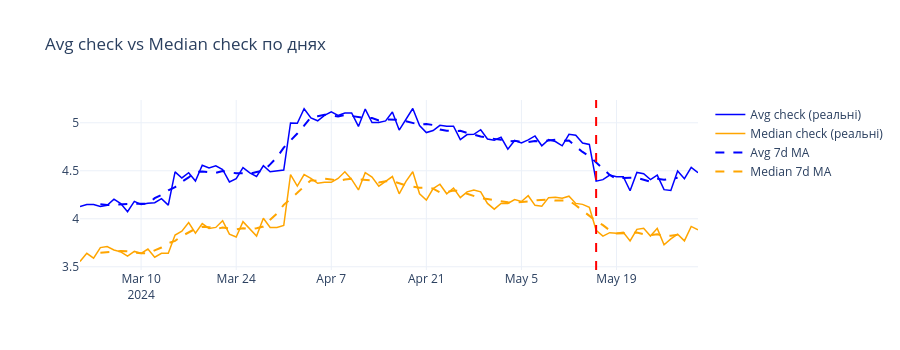

Here is the notebook cell this chart was saved with:
### Markdown cell above
## Крок 3 — Денна виручка, конверсія, медіана чека

**Що робимо:**
- рахуємо денну виручку з `p_ok` (тільки success)
- рахуємо денні спроби та успіхи з `p` (всі транзакції) → conversion
- додаємо медіану чека по дню (стійкіша до викидів ніж середнє)
- додаємо 7-денне ковзне середнє для згладжування шуму

**Чому медіана а не середнє:**
`amount_original` від 0.82 до 44.89 — є викиди зверху.
Медіана не тягнеться за ними і краще відображає типову транзакцію.

**Що бачимо після 16 травня:**
- Conversion: падає з ~63.8% до ~59.7% і не відновлюється
- Median check: просідає — великі платежі стали частіше фейлитись
- Revenue/day: падає з ~8,900 до ~7,600

### Code cell
# Денна виручка
daily_rev = p_ok.groupby('date')['amount_original'].sum().reset_index(name='revenue')

# Денні спроби та успіхи (з повного датасету)
daily_all = p.groupby('date').agg(
    total=('id_order','count'),
    success=('status', lambda x: (x=='success').sum())
).reset_index()
daily_all['conversion'] = daily_all['success'] / daily_all['total']

# Медіана чека по дню
daily_median = p_ok.groupby('date')['amount_original'].median().reset_index(name='median_check')

# Джойн
daily = daily_rev.merge(daily_all, on='date').sort_values('date')
daily = daily.merge(daily_median, on='date')

# Avg check для порівняння з медіаною
daily['avg_check'] = daily['revenue'] / daily['success']

print(daily[['date','revenue','conversion','avg_check','median_check']].tail(20).to_string())

# Графік avg vs median check
fig = go.Figure()

fig.add_trace(go.Scatter(
    x=daily['date'], y=daily['avg_check'],
    name='Avg check (реальні)', line=dict(color='blue', width=1.5)
))
fig.add_trace(go.Scatter(
    x=daily['date'], y=daily['median_check'],
    name='Median check (реальні)', line=dict(color='orange', width=1.5)
))

# MA тільки на графіку, не зберігаємо в daily
fig.add_trace(go.Scatter(
    x=daily['date'],
    y=daily['avg_check'].rolling(7, center=True).mean(),
    name='Avg 7d MA', line=dict(color='blue', width=2, dash='dash')
))
fig.add_trace(go.Scatter(
    x=daily['date'],
    y=daily['median_check'].rolling(7, center=True).mean(),
    name='Median 7d MA', line=dict(color='orange', width=2, dash='dash')
))

fig.add_vline(x='2024-05-16', line_dash='dash', line_color='red', line_width=2)

fig.update_layout(
    title='Avg check vs Median check по днях',
    height=350,
    template='plotly_white'
)
fig.show()
